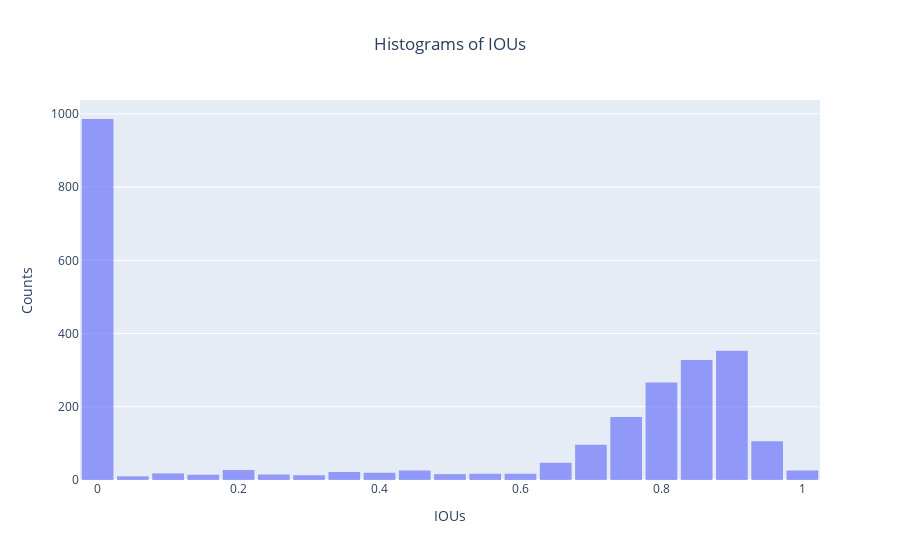

Here is the notebook cell this chart was saved with:
### Code cell
fig = go.Figure()

fig.add_trace(go.Histogram(x=ious,bingroup=1,name="ious"))

# Overlay both histograms
fig.update_layout(barmode='overlay')
# Reduce opacity to see both histograms
fig.update_traces(opacity=0.65)
fig.update_layout(
    title_x=0.5,
    title_text='Histograms of IOUs', # title of plot
    xaxis_title_text='IOUs', # xaxis label
    yaxis_title_text='Counts', # yaxis label
    bargap=0, # gap between bars of adjacent location coordinates
    bargroupgap=0.1 # gap between bars of the same location coordinates
)

fig.show()

### Figure 1 — Plotly figure (JSON) as saved in the notebook; plotly's stock layout.template omitted (floating-point values rounded to 4 significant figures; data arrays with more than 128 entries replaced by an {"elided": "..."} marker saying what was removed)
{"data": [{"bingroup": "1", "name": "ious", "opacity": 0.65, "type": "histogram", "x": {"elided": "2595 float values"}}], "layout": {"bargap": 0, "bargroupgap": 0.1, "barmode": "overlay", "title": {"text": "Histograms of IOUs", "x": 0.5}, "xaxis": {"title": {"text": "IOUs"}}, "yaxis": {"title": {"text": "Counts"}}}}
